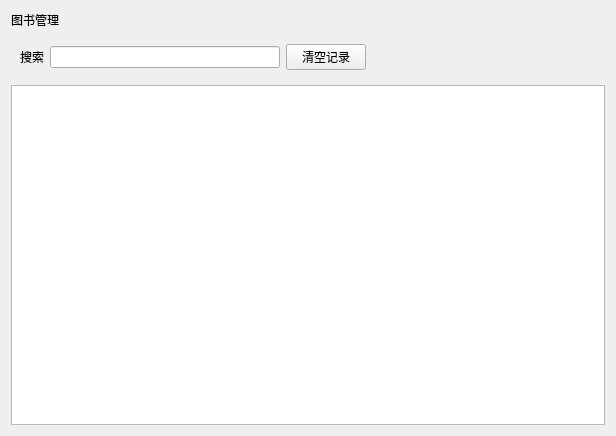
<?xml version="1.0" encoding="UTF-8"?>
<ui version="4.0">
 <class>Cell_BorrowingRecord</class>
 <widget class="QWidget" name="Cell_BorrowingRecord">
  <property name="geometry">
   <rect>
    <x>0</x>
    <y>0</y>
    <width>616</width>
    <height>436</height>
   </rect>
  </property>
  <property name="windowTitle">
   <string>Form</string>
  </property>
  <layout class="QGridLayout" name="gridLayout_2">
   <item row="0" column="0">
    <widget class="QLabel" name="label_2">
     <property name="text">
      <string>图书管理</string>
     </property>
    </widget>
   </item>
   <item row="1" column="0">
    <widget class="QWidget" name="widget" native="true">
     <layout class="QGridLayout" name="gridLayout">
      <item row="0" column="3">
       <spacer name="horizontalSpacer">
        <property name="orientation">
         <enum>Qt::Horizontal</enum>
        </property>
        <property name="sizeHint" stdset="0">
         <size>
          <width>76</width>
          <height>20</height>
         </size>
        </property>
       </spacer>
      </item>
      <item row="0" column="0">
       <widget class="QLabel" name="label">
        <property name="text">
         <string>搜索</string>
        </property>
       </widget>
      </item>
      <item row="0" column="1">
       <widget class="QLineEdit" name="lineEdit"/>
      </item>
      <item row="0" column="2">
       <widget class="QPushButton" name="pushButton_3">
        <property name="text">
         <string>清空记录</string>
        </property>
       </widget>
      </item>
     </layout>
    </widget>
   </item>
   <item row="2" column="0">
    <widget class="QTableView" name="tableView"/>
   </item>
  </layout>
 </widget>
 <resources/>
 <connections/>
</ui>
